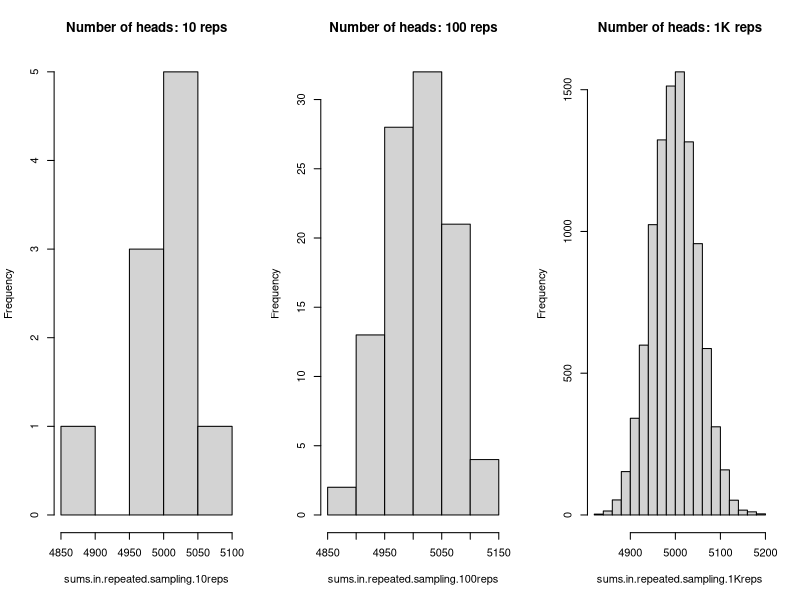
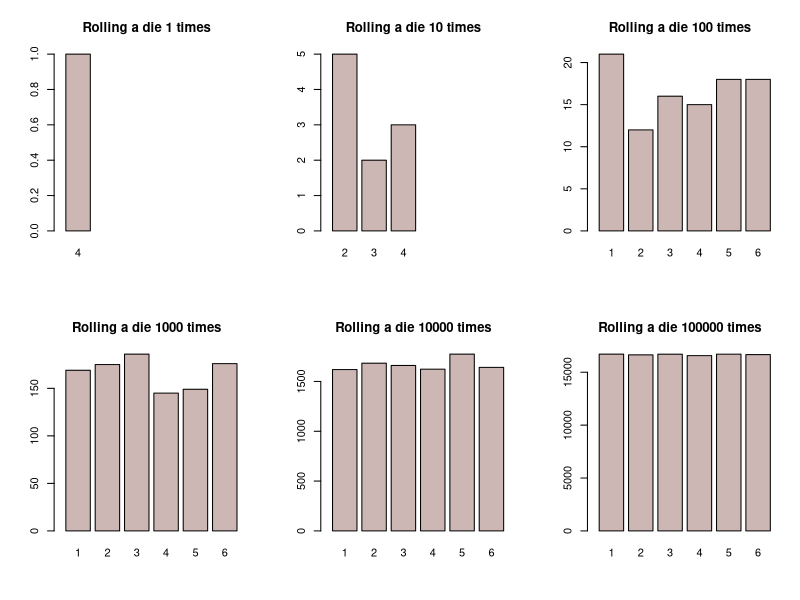
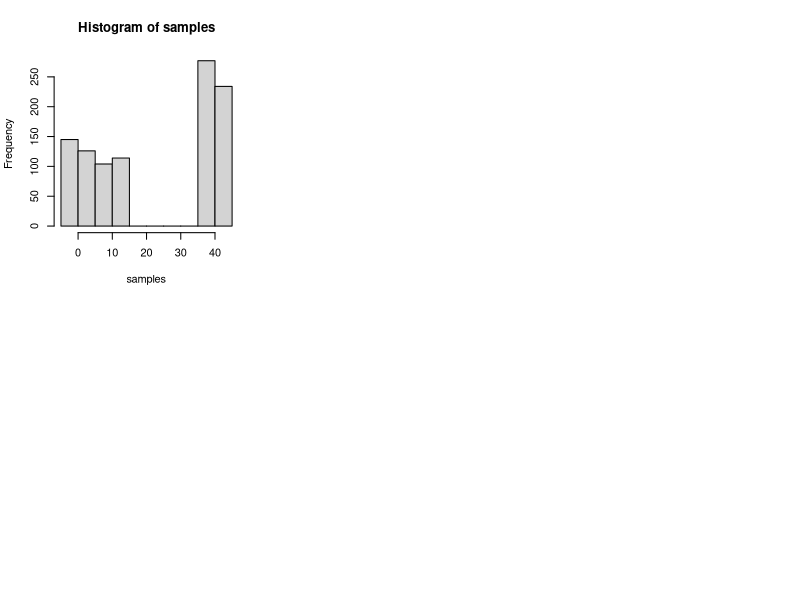
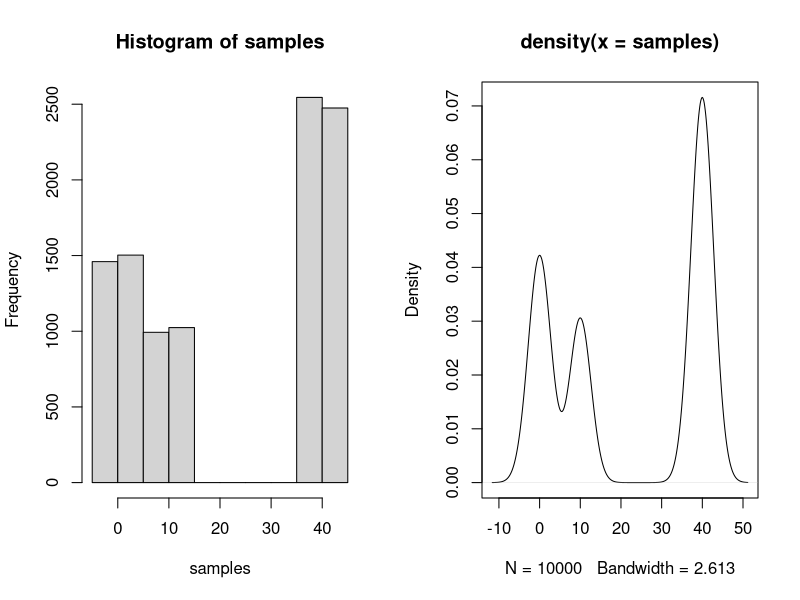
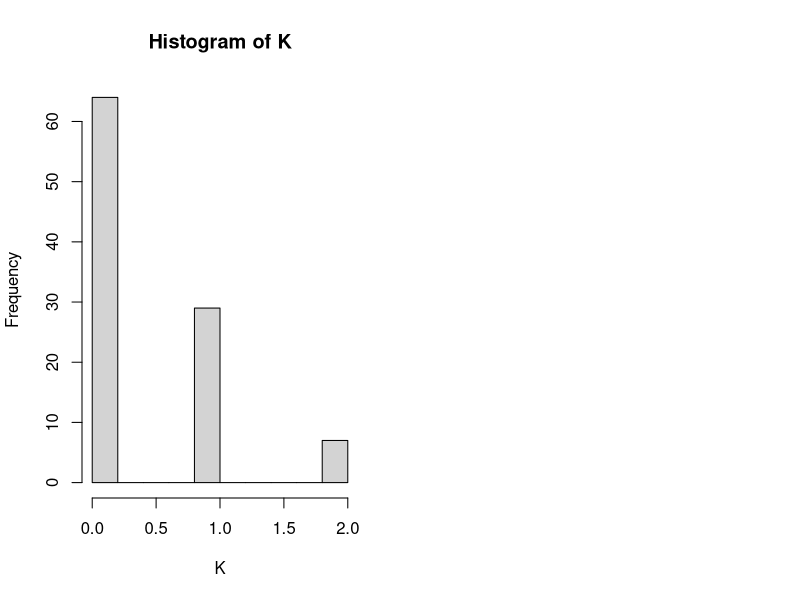

Recreate these plots in R, in order.
## ---- chunk 1
knitr::opts_chunk$set(
  echo = TRUE,comment = '', fig.width = 3, fig.height = 3
  )
## ---- chunk 2
library(ggplot2) # graphics library
library(knitr)   # contains kable() function

options(scipen = 4)  # Suppresses scientific notation
## ---- chunk 3
n <- 100000 # number of random experiments
x <- c(0,1) # sample space for tossing a coin, 0--Tail, 1--Head
coin.simulation <- sample(x, size=n, replace=TRUE)
## ---- chunk 4
help(sample)
## ---- chunk 5
y = sum(coin.simulation) 
y
## ---- chunk 6
n=10000
sums.in.repeated.sampling.10reps<-replicate(10, sum(sample(x, size=n, replace=TRUE)))
sums.in.repeated.sampling.100reps<-replicate(100, sum(sample(x, size=n, replace=TRUE)))
sums.in.repeated.sampling.1Kreps<-replicate(10000, sum(sample(x, size=n, replace=TRUE)))
par(mfrow=c(1,3))
hist(sums.in.repeated.sampling.10reps,main = paste("Number of heads: 10 reps"))
hist(sums.in.repeated.sampling.100reps,main = paste("Number of heads: 100 reps"))
hist(sums.in.repeated.sampling.1Kreps,main = paste("Number of heads: 1K reps"))
## ---- chunk 7
means.of.Y<-c(mean(sums.in.repeated.sampling.10reps),
              mean(sums.in.repeated.sampling.100reps),
              mean(sums.in.repeated.sampling.1Kreps))
vars.of.Y<-c(var(sums.in.repeated.sampling.100reps),
             var(sums.in.repeated.sampling.100reps), 
             var(sums.in.repeated.sampling.1Kreps))
library(knitr)
kable(means.of.Y, align = "l",col.names="Means of Y")
kable(vars.of.Y, align = "l",col.names="Vars of Y")
## ---- chunk 8
x <- c(1,2,3,4,5,6) # sample space for casting a die
n # in case we forgot what n was :) 
die.simulation <- sample(x, size=n, replace=TRUE)
sum(die.simulation==3) # count number of "3"
## ---- chunk 9
par(mfrow=c(2,3))
for(n in c(1,10,100,1000,10000,100000)){
  die.simulation <- sample(x, size=n, replace=TRUE)
  barplot(table(die.simulation), 
          main = paste("Rolling a die", n, "times") , 
          xlim=c(0,7), col="mistyrose3"
          #,ylab="Relative frequency"
          )
}
## ---- chunk 10
N <- 1000
components <- sample(1:3,prob=c(0.3,0.5,0.2),size=N,replace=TRUE)
mus <- c(0,40,10)
sds <- sqrt(c(1,1,0.1))
samples <- rnorm(n=N,mean=mus[components],sd=sds[components])
hist(samples)
summary(samples)
## ---- chunk 11
N <- 10000
components <- sample(1:3,prob=c(0.3,0.5,0.2),size=N,replace=TRUE)
samples <- rnorm(n=N,mean=mus[components],sd=sds[components])
par(mfrow=c(1,2))
hist(samples)
plot(density(samples))
## ---- chunk 12
probHead = c(0.125, 0.25)
for (pi in c(1/8, 1/4)) {
  whCoin = sample(2, 100, replace = TRUE, prob = c(pi, 1-pi))
  K = rbinom(length(whCoin), size = 2, prob = probHead[whCoin])
  print(table(K))
}
hist(K)   #print(K)
